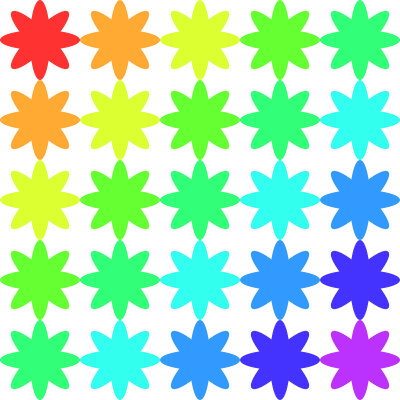
Frame 1 (no input)
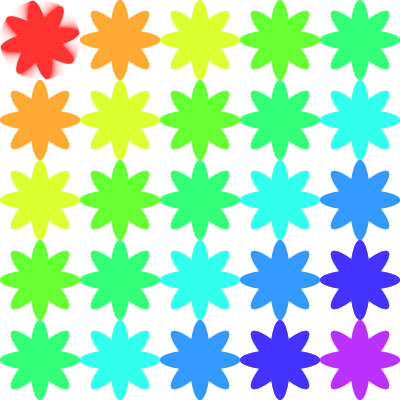
Frame 60 (the mouse pressed at the canvas centre just before this capture)
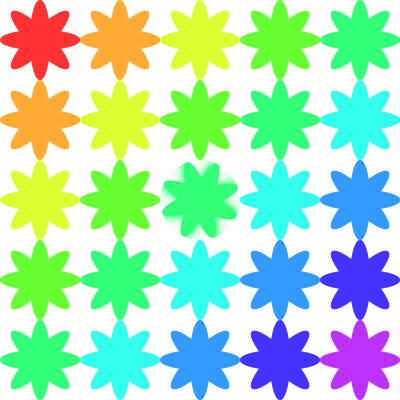
Frame 120 (the mouse held since frame 60 and released just before this capture)

The Processing sketch that drew these frames (run headless with seeded random() and noise(); from frame 60 on, the mouse is pressed at the canvas centre):

// Processing sketch: processing_64784
// ── processing_64784.pde



int e_w = 20;
int e_h = 80;
int num;

int[] x = new int[400/e_h];
int[] y = new int[400/e_h];

int m_x;
int m_y;

float theta;

void setup() {
  size(400, 400);
  colorMode(HSB, 360, 100, 100);
  background(360);
  smooth();

  num = width / e_h;

  for (int i = 0; i<num;i++) {
    for (int j = 0; j<num;j++) {
      x[i] = i*e_h;
      y[j] = j*e_h;      
    }
  }
  
}

void draw() {
  noStroke();
  fill(360, 70);
  rect(0, 0, width, height);

  m_x = (mouseX / e_h) * e_h;
  m_y = (mouseY / e_h) * e_h;



  for (int i = 0; i<num;i++) {
    for (int j = 0; j<num;j++) {
      fill((j+i)*35,80,100);
      pushMatrix();
      translate(x[i]+e_h/2, y[j]+e_h/2);
      if (m_x == x[i] && m_y == y[j]) {
        rotate(theta);
      }
      ellipse(0, 0, e_w, e_h);
      ellipse(0, 0, e_h, e_w);
      rotate(radians(45));
      ellipse(0, 0, e_w, e_h);
      ellipse(0, 0, e_h, e_w);

      popMatrix();
    }
  }
  theta+=0.05;
}
